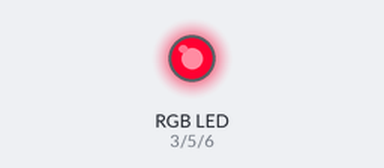
Bench run of a sketch on a simulated Arduino Uno, built with avr-gcc and run on an emulated ATmega328P. Shown: an RGB LED mixed from three pins (HIGH = lit).

Above: at 0.1 s.
Timing chart, 0 to 1.6 s (numbered marks = the images above):
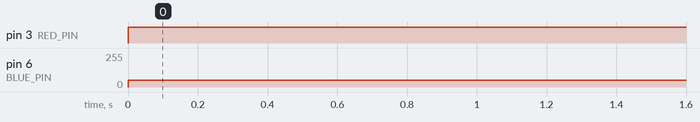

The sketch:

training12_RGB_RWE.ino
```cpp
// const int red_pin = 3; <- Można definiować stałe w ten sposób.
// Albo w ten poniżej:

#define RED_PIN   3
#define GREEN_PIN 5
#define BLUE_PIN  6

void setup() {
  // put your setup code here, to run once:
  pinMode(RED_PIN, OUTPUT);
  pinMode(GREEN_PIN, OUTPUT);
  pinMode(BLUE_PIN, OUTPUT);
}

void loop() {
  rgb_led(255, 0, 50);
}

void rgb_led(int red, int green, int blue){
  analogWrite(RED_PIN, red);
  analogWrite(GREEN_PIN, green);
  analogWrite(BLUE_PIN, blue);
}
```

Measured:
- by itself, pin 3 (RED_PIN): LOW → HIGH at 0.00 s
- by itself, pin 6 (BLUE_PIN): 0/255 → 50/255 at 0.00 s
